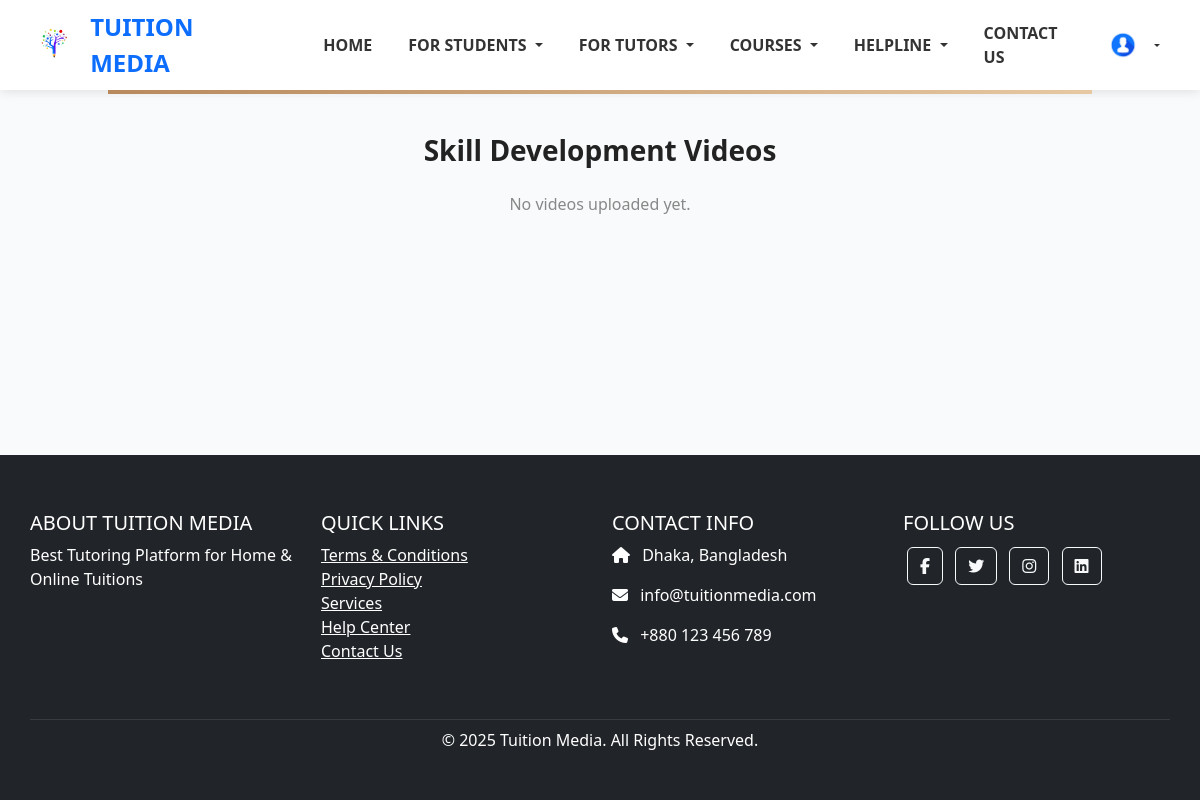
Before: /skill_development/ (signed in) with the older database file.
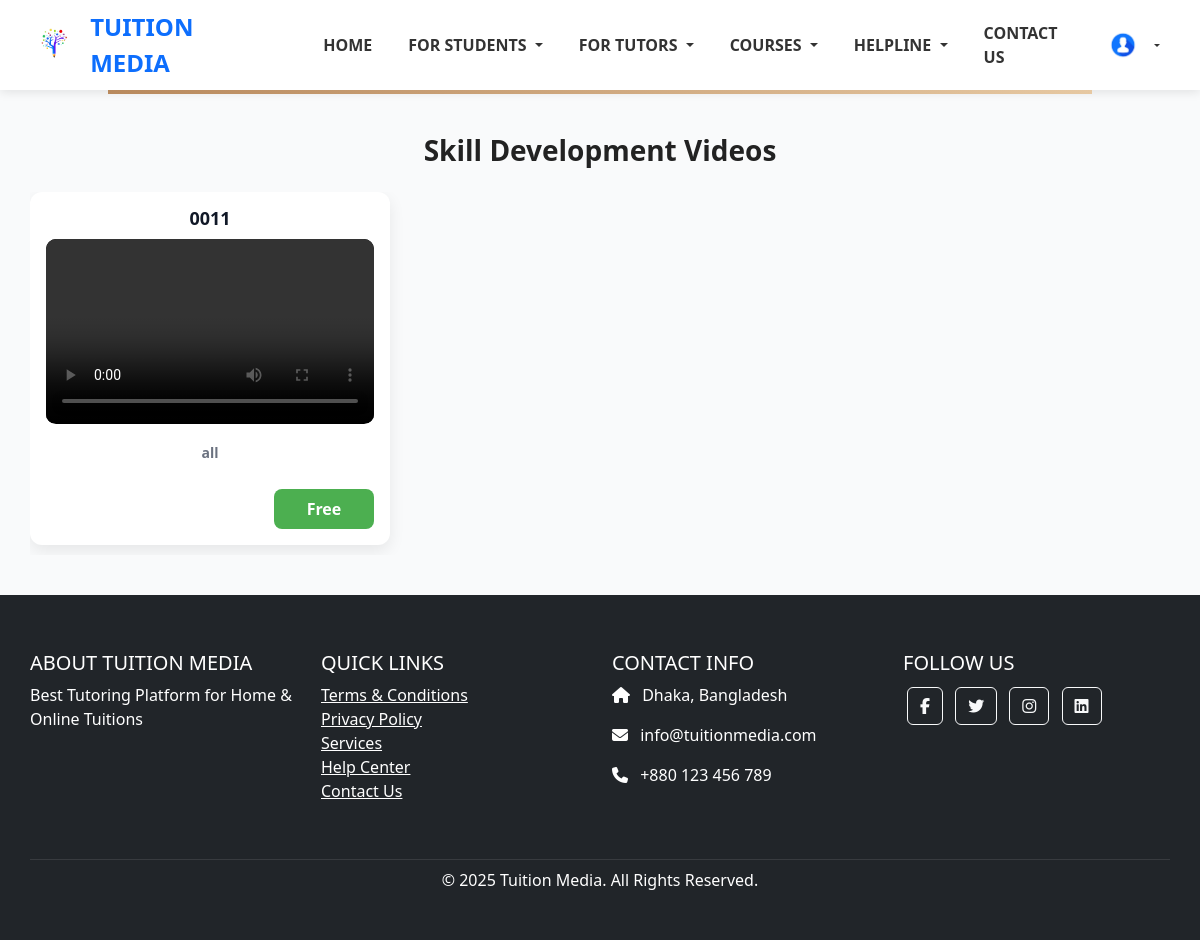
After: the same page with the newer database file.
### courses/models.py (models this page shows, shortened)
class SkillVideo(models.Model):
    title = models.CharField(max_length=255)
    description = models.TextField(blank=True)
    video_file = models.FileField(upload_to='videos/')  # file upload folder
    timestamp = models.DateTimeField(auto_now_add=True,blank=True,null=True)

### courses/views.py (the view)
# urls.py: path('skill_development/', course_view.skill_development_view ,name='skill_development'),
def skill_development_view(request):
    videos = SkillVideo.objects.all()
    return render(request, 'courses/skill_development.html', {'videos': videos})

### template/courses/skill_development.html (shortened to what this page needs)
{% extends 'base.html' %}
{% block content %}
<div class="container">
  <h2 class="heading">Skill Development Videos</h2>
  {% if videos %}
    <div class="scroll-row">
      {% for video in videos %}
        <div class="video-card" onclick="toggleZoom(event)">
          <h3 class="video-title">{{ video.title }}</h3>
          <div class="video-container">
            <video controls>
              <source src="{{ video.video_file.url }}" type="video/mp4">
            </video>
          </div>
          <p class="video-description"><strong>{{ video.description }}</strong></p>
          <div class="green-rectangle">
            Free
          </div>
        </div>
      {% endfor %}
    </div>
  {% else %}
    <p style="text-align: center; color: #888;">No videos uploaded yet.</p>
  {% endif %}
</div>
{% endblock %}

Changed rows visible on the page:
added SkillVideo: title "0011", description "all"
Other visible differences:
text no longer shown: "No videos uploaded yet."
